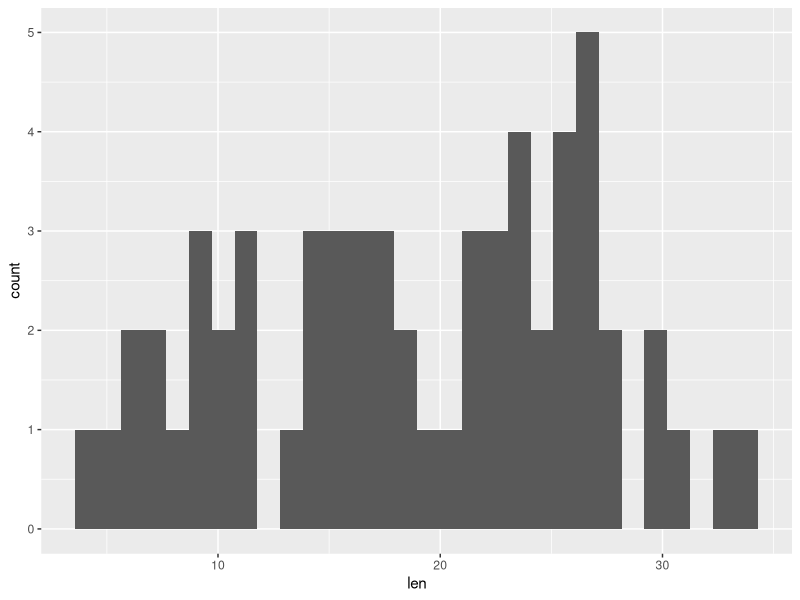
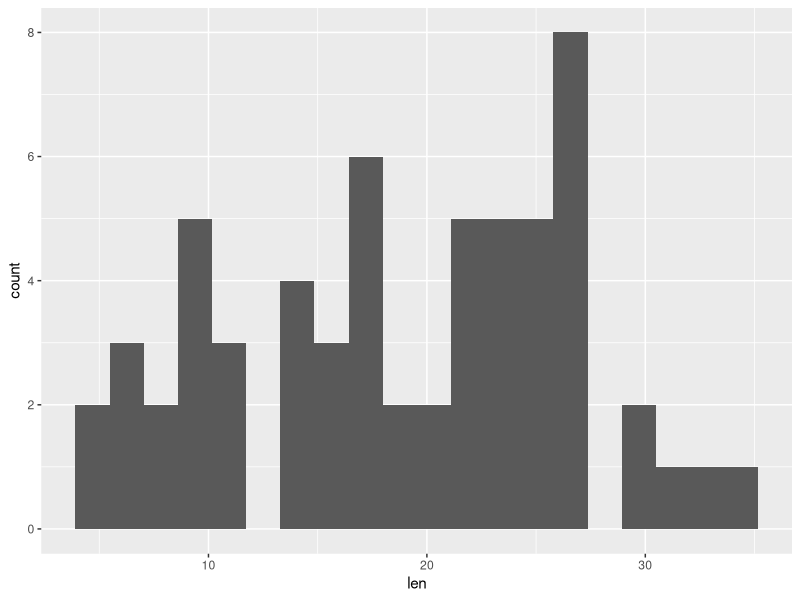
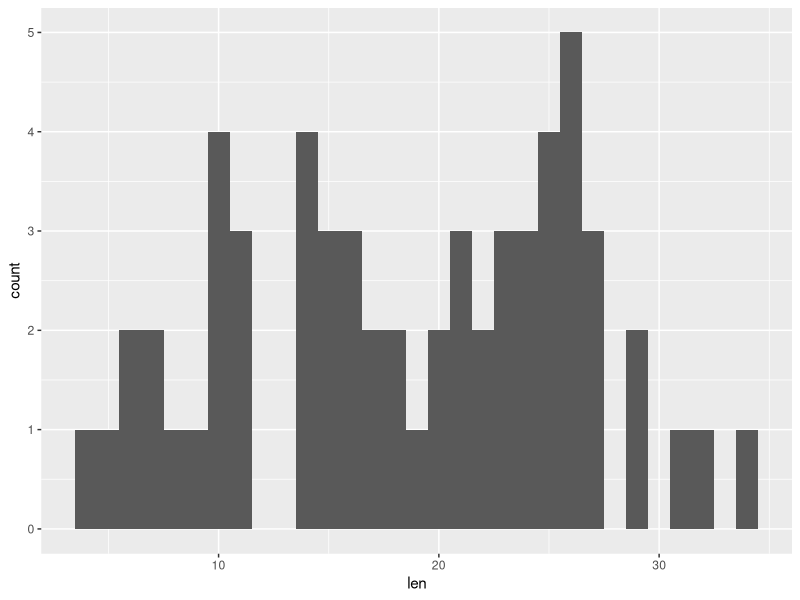
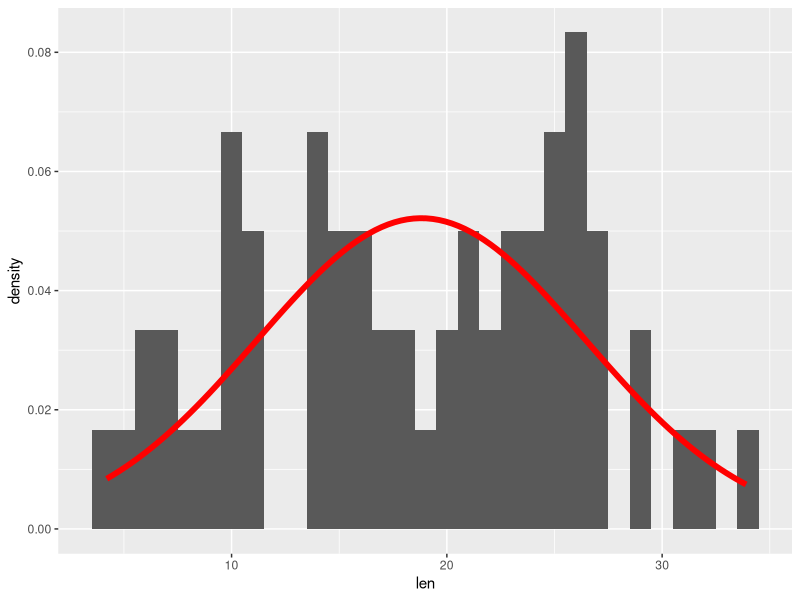
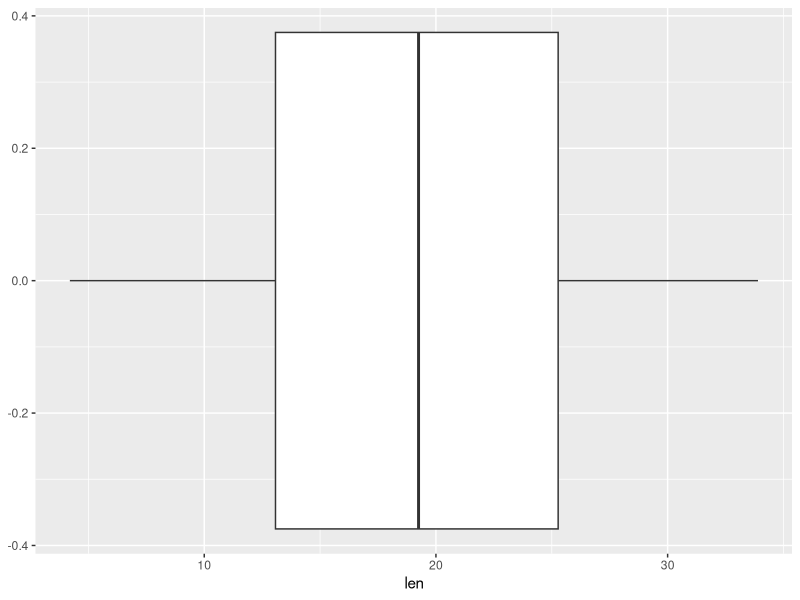
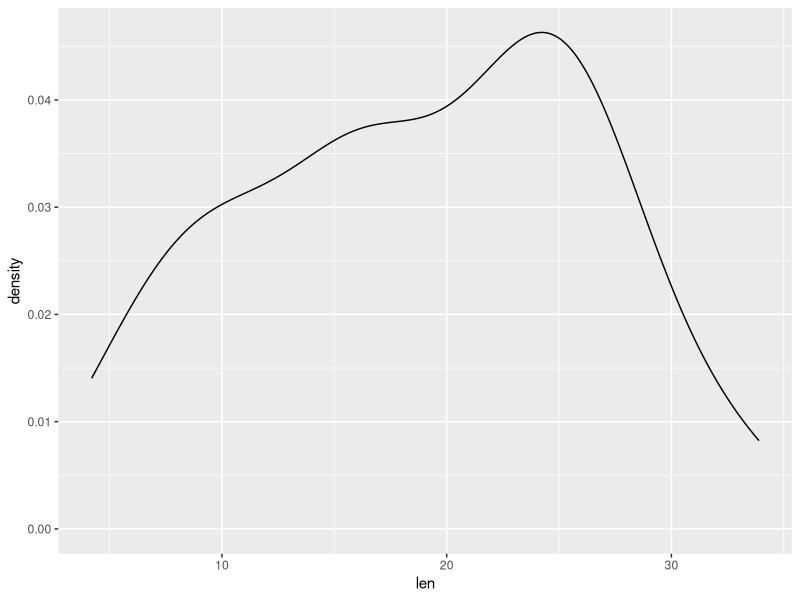
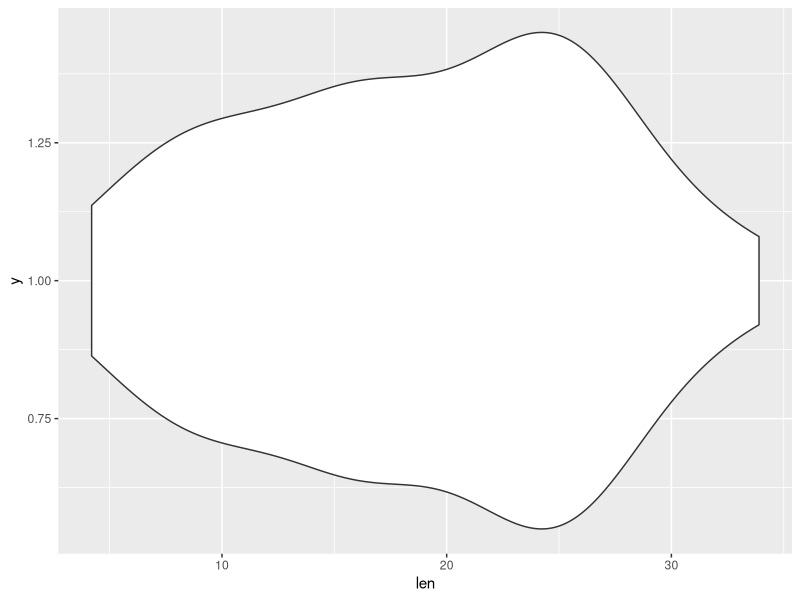
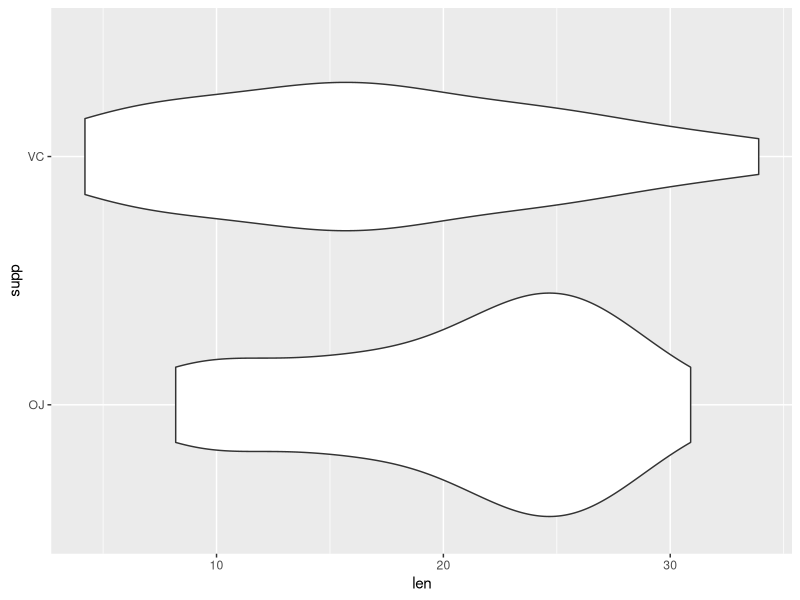

Reproduce these figures in R, in order.
## ---- chunk 1
knitr::opts_chunk$set(echo = TRUE)
## ---- chunk 2
library("tidyverse")
## ---- chunk 3
data()
## ---- chunk 4
dim(ToothGrowth)
head(ToothGrowth)
tail(ToothGrowth)
summary(ToothGrowth)
str(ToothGrowth)
## ---- chunk 5
ggplot(ToothGrowth, aes(x = len)) + 
  geom_histogram()
## ---- chunk 6
ggplot(ToothGrowth, aes(x = len)) + 
  geom_histogram(bins = 20)
## ---- chunk 7
ggplot(ToothGrowth, aes(x = len)) + 
  geom_histogram(binwidth = 1)
## ---- chunk 8
ggplot(ToothGrowth, aes(x = len)) + 
  geom_histogram(aes(y = after_stat(density)), binwidth = 1) +
  stat_function(fun = dnorm,
                args = list(mean = mean(ToothGrowth$len),
                            sd   = sd(  ToothGrowth$len)),
                col = "red",
                linewidth = 2)
## ---- chunk 9
ggplot(ToothGrowth, aes(x = len)) + 
  geom_boxplot()
## ---- chunk 10
ggplot(ToothGrowth, aes(x = len)) + 
  geom_density()
## ---- chunk 11
ggplot(ToothGrowth, aes(x = len, y = 1)) + # note the y = 1
  geom_violin()
## ---- chunk 12
ggplot(ToothGrowth, aes(x = len, y = supp)) + 
  geom_violin()
## ---- chunk 13
ggplot(ToothGrowth, aes(x = len, y = supp)) + 
  geom_violin(trim = FALSE)
## ---- chunk 14
ggplot(ToothGrowth, aes(x = len, y = supp)) + 
  geom_violin(trim = FALSE) + 
  geom_point()
## ---- chunk 15
ggplot(ToothGrowth, aes(x = len, y = supp)) + 
  geom_violin(trim = FALSE) + 
  geom_jitter()
## ---- chunk 16
ggplot(ToothGrowth, aes(x = supp, y = len)) + 
  geom_violin(trim = FALSE) + 
  geom_jitter()
## ---- chunk 17
ggplot(ToothGrowth, aes(y = supp, x = len)) + 
  geom_violin(trim = FALSE) + 
  geom_jitter() + 
  coord_flip()
## ---- chunk 18
ggplot(chickwts, aes(x = feed, y = weight)) + 
  geom_violin(trim = TRUE) + 
  geom_jitter() 
## ---- chunk 19
ggplot(ToothGrowth, aes(x = dose, y = len)) + 
  geom_point()
## ---- chunk 20
ggplot(ToothGrowth, aes(x = dose, y = len)) + 
  geom_jitter(width=0.1)
## ---- chunk 21
ggplot(ToothGrowth, aes(x = dose, y = len)) + 
  geom_jitter(width=0.01) +
  scale_x_log10()
## ---- chunk 22
ggplot(ToothGrowth, aes(x = dose, y = len)) + 
  geom_jitter(width=0.01) +
  scale_y_log10()
## ---- chunk 23
ggplot(ToothGrowth, aes(x = dose, y = len)) + 
  geom_jitter(width=0.01) +
  scale_x_log10() +
  scale_y_log10()
## ---- chunk 24
ggplot(ToothGrowth, aes(x = dose, y = len, color = supp, shape = supp)) + 
  geom_jitter(width=0.01) +
  scale_x_log10()
## ---- chunk 25
ggplot(ToothGrowth, aes(x = dose, y = len, color = supp, shape = supp)) + 
  geom_jitter(width=0.01) +
  scale_color_manual(
    values = 
      c(
        OJ = "orange",
        VC = "blue"
      )) +
  scale_shape_manual(
    values = 
      c(
        OJ = 21,
        VC = 7
      )
  ) +
  scale_x_log10()
## ---- chunk 26
ggplot(ToothGrowth, aes(x = dose, y = len, color = supp, shape = supp)) + 
  geom_jitter(width=0.01) +
  scale_x_log10() +
  geom_smooth(method = "lm")
## ---- chunk 27
m <- lm(len ~ dose*supp, data = ToothGrowth)
anova(m)
## ---- chunk 28
d <- ToothGrowth %>%
  rename(
    Length = len,
    Delivery = supp,
    Dose = dose) %>%
  mutate(Delivery = fct_recode(Delivery, 
                               "Orange Juice" = "OJ",
                               "Ascorbic Acid" = "VC"))
## ---- chunk 29
ggplot(d,                       # Note the new data.frame
       aes(
         x = Dose, 
         y = Length, 
         color = Delivery, 
         shape = Delivery)) + 
  geom_point(position = position_jitterdodge(
    jitter.width = 0.005,
    dodge.width = 0.01           # moves Delivery method left and right of Dose
  )) +
  scale_x_log10() +
  scale_color_manual(
    values = c("Orange Juice" = "orange",
               "Ascorbic Acid" = "blue")
  ) +
  geom_smooth(method = "lm") + 
  labs(
    x = "Dose (mg/day)", 
    y = "Length (\u00b5m)", # unicode \u00b5 is the Greek letter mu
    title = "Odontoblast length vs Vitamin C in Guinea Pigs",
    color = "Delivery Method",
    shape = "Delivery Method") +
  theme_bw() +
  theme(legend.position = c(0.8, 0.2),
        legend.background = element_rect(fill = "white",
                                        color = "black"))
## ---- chunk 30
# Save to an object
g <- ggplot(d,                      
       aes(
         x = Dose, 
         y = Length, 
         color = Delivery, 
         shape = Delivery)) + 
  geom_point(position = position_jitterdodge(
    jitter.width = 0.005,
    dodge.width = 0.01
  )) +
  scale_x_log10() +
  scale_color_manual(
    values = c("Orange Juice" = "orange",
               "Ascorbic Acid" = "blue")
  ) +
  geom_smooth(method = "lm") + 
  labs(
    x = "Dose (mg/day)", 
    y = "Length (\u00b5m)", # unicode \u005b is the Greek letter mu
    title = "Odontoblast length vs Vitamin C in Guinea Pigs",
    color = "Delivery Method",
    shape = "Delivery Method") +
  theme_bw() +
  theme(legend.position = c(0.8, 0.2),
        legend.background = element_rect(fill = "white",
                                        color = "black"))

# Write to a file
fn <- "toothgrowth.png"
ggsave(fn, plot = g, width = 6, height = 4)

# Clean up
unlink(fn) # remove the file
## ---- chunk 31
ggplot(diamonds, 
       aes(
         x = carat,
         y = price,
         color = depth)) +
  scale_color_gradientn(colors = rainbow(5)) +
  geom_point(alpha = 0.2) +
  facet_grid(color ~ cut) + 
  scale_y_log10() + 
  scale_x_log10() + 
  theme_bw()
## ---- chunk 32
m <- lm(log(price) ~ log(carat) * depth * cut * color, data = diamonds)
drop1(m, test = "F")
## ---- chunk 33
ggplot(diamonds, 
       aes(
         x = carat,
         y = price)) +
  geom_hex() + # requires `hexbin` package
  facet_grid(color ~ cut) + 
  scale_y_log10() + 
  scale_x_log10() +
  theme_bw()
